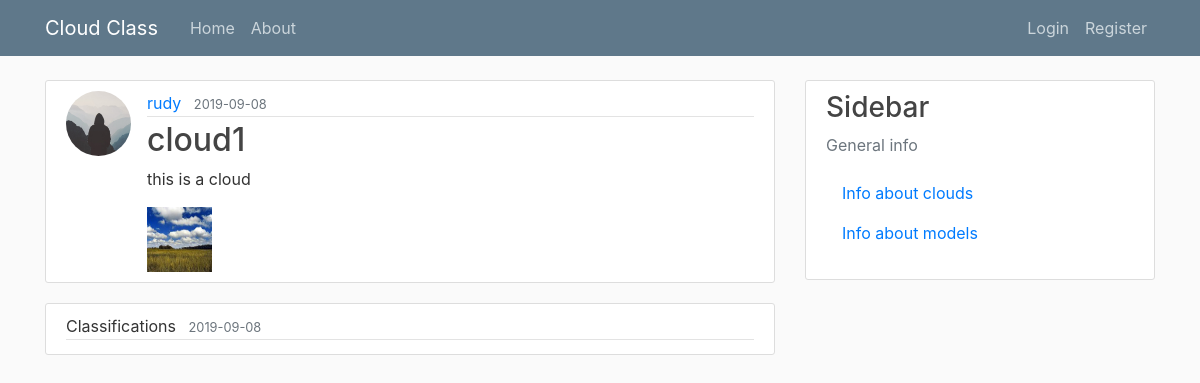
/post/1, run on the app's committed database.
### cloud_app/models.py (models this page shows, shortened)
class User(db.Model, UserMixin):
	id          = db.Column(db.Integer, primary_key = True)
	username    = db.Column(db.String(20), unique = True, nullable = False)
	email       = db.Column(db.String(120), unique = True, nullable = False)
	image_file  = db.Column(db.String(20), default = 'default.jpg')
	password    = db.Column(db.String(60), nullable = False)
	posts       = db.relationship('Post', backref='author', lazy = True)

class Post(db.Model):
	id              = db.Column(db.Integer, primary_key = True)
	title           = db.Column(db.String(100), nullable = False)
	date_posted     = db.Column(db.DateTime, nullable = False, default = datetime.utcnow)
	content         = db.Column(db.Text, nullable = False)
	image_file      = db.Column(db.String(255), default = 'default.jpg')
	classifications = db.relationship('Classification', backref='subject', lazy = True)
	user_id     = db.Column(db.Integer, db.ForeignKey('user.id'), nullable = False)

### cloud_app/posts/routes.py (the view)
@posts.route('/post/<int:post_id>')
def post(post_id):
	post = Post.query.get_or_404(post_id)
	classifications = Classification.query.filter_by(subject=post)
	return render_template('post.html', title=post.title, post=post, classifications = classifications)

### cloud_app/templates/post.html (shortened to what this page needs)
{% extends "layout.html" %}
{% block content %}
    <article class="media content-section">
        <img class="rounded-circle article-img" src="{{ url_for('static', filename = 'profile_pics/' + post.author.image_file) }}">
        <div class="media-body">
            <div class="article-metadata">
            <a class="mr-2" href="{{ url_for('users.user_posts', username = post.author.username) }}">{{ post.author.username }}</a>
            <small class="text-muted">{{ post.date_posted.strftime('%Y-%m-%d') }}</small>
            </div>
            <h2 class="article-title"> {{ post.title }}</h2>
            <p class="article-content">{{ post.content }}</p>
            <img class="img-fluid article-img" src="{{ url_for('static', filename = 'cloud_pics/' + post.image_file) }}">
        </div>
    </article>
    <article class="media content-section">
            <div class="media-body">
                <div class="article-metadata">
                    <a class="mr-2"> Classifications </a>
                    <small class="text-muted">{{ post.date_posted.strftime('%Y-%m-%d') }}</small>
                </div>
            </div>
        </article>
{% endblock content %}

### cloud_app/static/main.css (style rules this page uses)
body { background: #fafafa; color: #333333; margin-top: 5rem; }
h1, h2, h3, h4, h5, h6 { color: #444444; }
.content-section { background: #ffffff; padding: 10px 20px; border: 1px solid #dddddd; border-radius: 3px; margin-bottom: 20px; }
.article-title { color: #444444; }
.article-content { white-space: pre-line; }
.article-img { height: 65px; width: 65px; margin-right: 16px; }
.article-metadata { padding-bottom: 1px; margin-bottom: 4px; border-bottom: 1px solid #e3e3e3 }

### data on the page
User: image_file (placeholder picture), author.username "rudy"
Post: date_posted "2019-09-08", title "cloud1", content "this is a cloud", image_file (picture)
